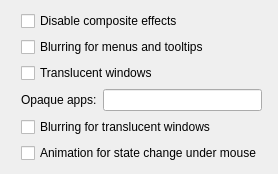
             <widget class="QWidget" name="tab_2">
              <attribute name="title">
               <string>Compositing &amp;&amp; Animation</string>
              </attribute>
              <layout class="QGridLayout" name="gridLayout_9">
               <item row="3" column="2">
                <widget class="QLineEdit" name="opaqueEdit">
                 <property name="toolTip">
                  <string>A comma-separated list of executables,
whose windows should not be translucent.

(Some apps may crash with translucent windows!)</string>
                 </property>
                 <property name="whatsThis">
                  <string>&lt;html&gt;&lt;head/&gt;&lt;body&gt;&lt;p&gt;A comma-separated list of executables whose windows should not be translucent.&lt;/p&gt;&lt;p&gt;If the theme has a translucent background for windows, such a list will be important because some video players and other applications may crash with translucent windows.&lt;/p&gt;&lt;/body&gt;&lt;/html&gt;</string>
                 </property>
                </widget>
               </item>
               <item row="3" column="1">
                <widget class="QLabel" name="opaqueLabel">
                 <property name="toolTip">
                  <string>A comma-separated list of executables
whose windows should not be translucent.

(Some apps may crash with translucent windows!)</string>
                 </property>
                 <property name="whatsThis">
                  <string>&lt;html&gt;&lt;head/&gt;&lt;body&gt;&lt;p&gt;A comma-separated list of executables whose windows should not be translucent.&lt;/p&gt;&lt;p&gt;If the theme has a translucent background for windows, such a list will be important because some video players and other applications may crash with translucent windows.&lt;/p&gt;&lt;/body&gt;&lt;/html&gt;</string>
                 </property>
                 <property name="text">
                  <string>Opaque apps:</string>
                 </property>
                </widget>
               </item>
               <item row="0" column="1" colspan="2">
                <widget class="QCheckBox" name="checkBoxNoComposite">
                 <property name="toolTip">
                  <string>If checked, menus, tooltips and windows
will not have translucency or shadow.</string>
                 </property>
                 <property name="whatsThis">
                  <string>&lt;html&gt;&lt;head/&gt;&lt;body&gt;&lt;p&gt;If checked, menus, tooltips and windows will not have translucency or shadow.&lt;/p&gt;&lt;p&gt;When unchecked, translucency and shadow will be available if there are appropriate elements in the theme's SVG file.&lt;/p&gt;&lt;/body&gt;&lt;/html&gt;</string>
                 </property>
                 <property name="text">
                  <string>Disable composite effects</string>
                 </property>
                </widget>
               </item>
               <item row="1" column="1" colspan="2">
                <widget class="QCheckBox" name="checkBoxBlurPopup">
                 <property name="toolTip">
                  <string>Needs KDE blur effect, a graphic card that supports it,
and translucent menu/tooltip SVG elements.

Automatically checked if window blurring is enabled.</string>
                 </property>
                 <property name="whatsThis">
                  <string>&lt;html&gt;&lt;head/&gt;&lt;body&gt;&lt;p&gt;This needs KDE blur effect, a graphic card that supports it, and translucent menu/tooltip elements in the theme's SVG file.&lt;/p&gt;&lt;p&gt;It will be automatically checked if window blurring is enabled below.&lt;/p&gt;&lt;/body&gt;&lt;/html&gt;</string>
                 </property>
                 <property name="text">
                  <string>Blurring for menus and tooltips</string>
                 </property>
                </widget>
               </item>
               <item row="2" column="1" colspan="2">
                <widget class="QCheckBox" name="checkBoxTrans">
                 <property name="toolTip">
                  <string>Needs a translucent SVG background for windows.</string>
                 </property>
                 <property name="whatsThis">
                  <string>&lt;html&gt;&lt;head/&gt;&lt;body&gt;&lt;p&gt;Needs a translucent SVG background for windows in the theme.&lt;/p&gt;&lt;/body&gt;&lt;/html&gt;</string>
                 </property>
                 <property name="text">
                  <string>Translucent windows</string>
                 </property>
                </widget>
               </item>
               <item row="4" column="1" colspan="2">
                <widget class="QCheckBox" name="checkBoxBlurWindow">
                 <property name="toolTip">
                  <string>Needs KDE blur effect, a graphic card
that supports it, and a translucent
window SVG background.</string>
                 </property>
                 <property name="whatsThis">
                  <string>&lt;html&gt;&lt;head/&gt;&lt;body&gt;&lt;p&gt;Needs KDE blur effect, a graphic card that supports it, and a translucent window SVG background in the theme.&lt;/p&gt;&lt;/body&gt;&lt;/html&gt;</string>
                 </property>
                 <property name="text">
                  <string>Blurring for translucent windows</string>
                 </property>
                </widget>
               </item>
               <item row="4" column="3">
                <spacer name="horizontalSpacer_4">
                 <property name="orientation">
                  <enum>Qt::Horizontal</enum>
                 </property>
                 <property name="sizeHint" stdset="0">
                  <size>
                   <width>5</width>
                   <height>5</height>
                  </size>
                 </property>
                </spacer>
               </item>
               <item row="4" column="0">
                <spacer name="horizontalSpacer_5">
                 <property name="orientation">
                  <enum>Qt::Horizontal</enum>
                 </property>
                 <property name="sizeHint" stdset="0">
                  <size>
                   <width>10</width>
                   <height>5</height>
                  </size>
                 </property>
                </spacer>
               </item>
               <item row="5" column="1" colspan="2">
                <widget class="QCheckBox" name="checkBoxAnimation">
                 <property name="toolTip">
                  <string>A 200ms fading animation when the state of
some widgets is changed, mostly by the mouse.</string>
                 </property>
                 <property name="whatsThis">
                  <string>&lt;html&gt;&lt;head/&gt;&lt;body&gt;&lt;p&gt;A 200ms fading animation when the state of some widgets is changed, mostly by the mouse.&lt;/p&gt;&lt;p&gt;The CPU usage is negligible because often only one widget is animated. The resulting visual effect depends on the active theme.&lt;/p&gt;&lt;p&gt;These widgets are supported: buttons (including radio buttons and check boxes), combo boxes, spin boxes, slider handles, line-edits and scroll views.&lt;/p&gt;&lt;/body&gt;&lt;/html&gt;</string>
                 </property>
                 <property name="text">
                  <string>Animation for state change under mouse</string>
                 </property>
                </widget>
               </item>
              </layout>
             </widget>
